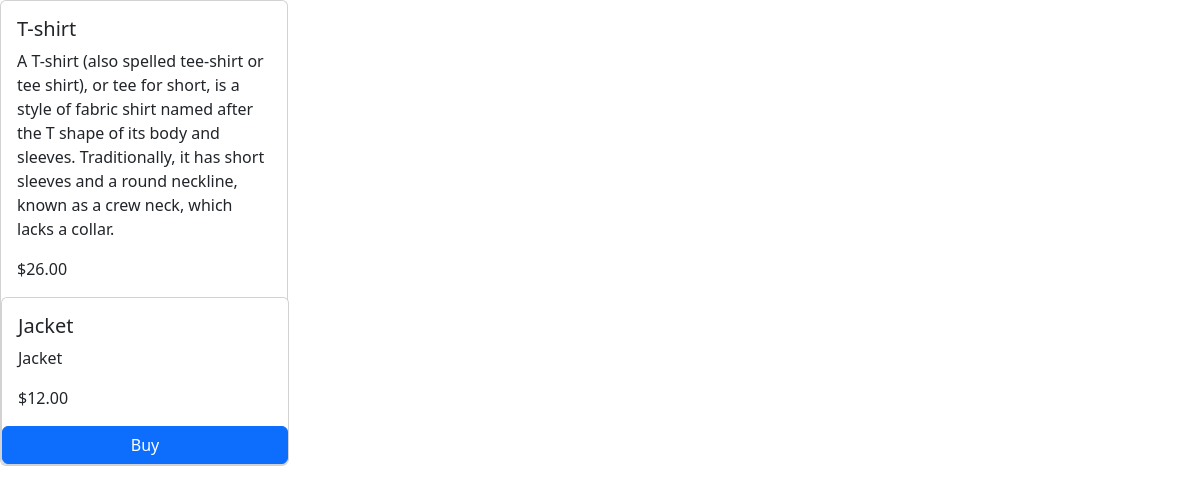
The page /order/ on the database its author committed.
### storeItem/models.py (models this page shows, shortened)
class Item(models.Model):
    name = models.CharField(max_length=45)
    description = models.TextField()
    price = models.IntegerField()
    def get_display_price(self):
        return "{0:.2f}".format(self.price / 100)

### storeItem/views.py (the view)
# urls.py: path('order/', OrderPage.as_view(), name='order_page'),
class OrderPage(TemplateView):
    template_name = 'order.html'
    def get_context_data(self, **kwargs):
        order = get_object_or_404(Order, pk=1)
        context = super().get_context_data(**kwargs)
        context.update({
            "items":order.item.all(),
            "STRIPE_PUBLICK_KEY": settings.STRIPE_PUBLICK_KEY,
        })
        return context

### template/order.html (shortened to what this page needs)
<!DOCTYPE html>
<html>
  <head>
    <link href="https://cdn.jsdelivr.net/npm/bootstrap@5.3.0-alpha1/dist/css/bootstrap.min.css" rel="stylesheet">
  </head>
  <body>
    <section>
    {% for item in items %}
      <div class="card" style="width: 18rem;">
        <div class="card-body">
        <h5 class="card-title">{{ item.name }}</h5>
        <p class="card-text">{{ item.description }}</p>
        <p class="card-text">${{ item.get_display_price }}</p>
    </div>
    {% endfor %}
    <button id="btnBuy" class="btn btn-primary"> Buy</button>
    </section>
  </body>
</html>

### rows shown on the page
Item: name "T-shirt", description "A T-shirt (also spelled tee-shirt or tee shirt), or tee for short, is a style of fabric shirt named after the T shape of its body and sleeves. Traditionally, it has short sleeves and a round neckline, known as a crew neck, which lacks a collar.", get_display_price "26.00"
Item: name "Jacket", description "Jacket", get_display_price "12.00"
